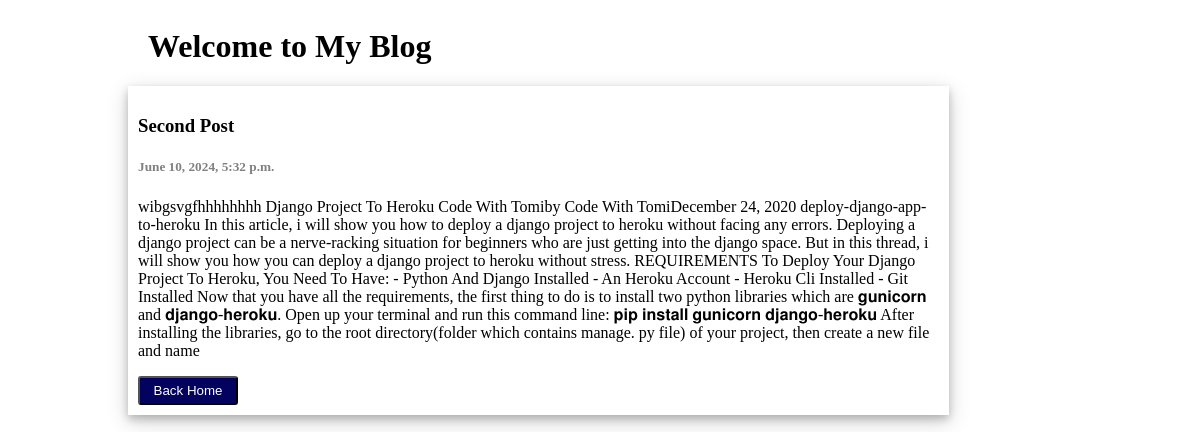
Page /mypost/1 on the committed database.
### myblogapp/models.py (models this page shows)
class MyBlog(models.Model):
    title = models.CharField(max_length=50)
    body  = models.CharField(max_length=5000)
    created_at = models.DateTimeField(default=datetime.now)

### myblogapp/views.py (the view)
# urls.py: path('mypost/<str:pk>',views.getpost,name='mypost')
def getpost(request,pk):
    mypost = MyBlog.objects.get(id=pk)
    return render(request, 'mypost.html',{'mypost':mypost})

### templates/mypost.html (shortened to what this page needs)
<body>
    <div class="title">
        <h1>Welcome to My Blog</h1>
    </div>
    <div class="body">
        <h3>{{mypost.title}}</h3>
        <h5 style="color: gray;">{{mypost.created_at}}</h5>
        <p>{{mypost.body}}</p>
        <a href="/"><button>Back Home</button></a>
    </div>
</body>

### templates/mypost.html (style rules this page uses)
body { padding: 20px; }
.title { margin-left: 120px; }
.body { margin: 20px; padding: 10px; margin-left: 100px; width: 70%; box-shadow: 0 4px 8px 0 rgba(0, 0, 0, 0.2),0 6px 20px 0 rgba(0, 0, 0, 0.19); }
button { background-color: rgb(3, 3, 95); color: white; padding: 5px; width: 100px; border-radius: 3px; }

### rows in the picture
MyBlog: title "Second Post", created_at "June 10, 2024, 5:32 p.m.", body "wibgsvgfhhhhhhhh Django Project To Heroku Code With Tomiby Code With TomiDecember 24, 2020 deploy-django-app-to-heroku In this article, i will show you how to deploy a django project to heroku without facing any errors. Deploying a django project can be a nerve-racking situation for beginners who are just getting into the django space. But in this thread, i will show you how you can deploy a django project to heroku without stress. REQUIREMENTS To Deploy Your Django Project To Heroku, You Need To Have: - Python And Django Installed - An Heroku Account - Heroku Cli Installed - Git Installed Now that you have all the requirements, the first thing to do is to install two python libraries which…"
